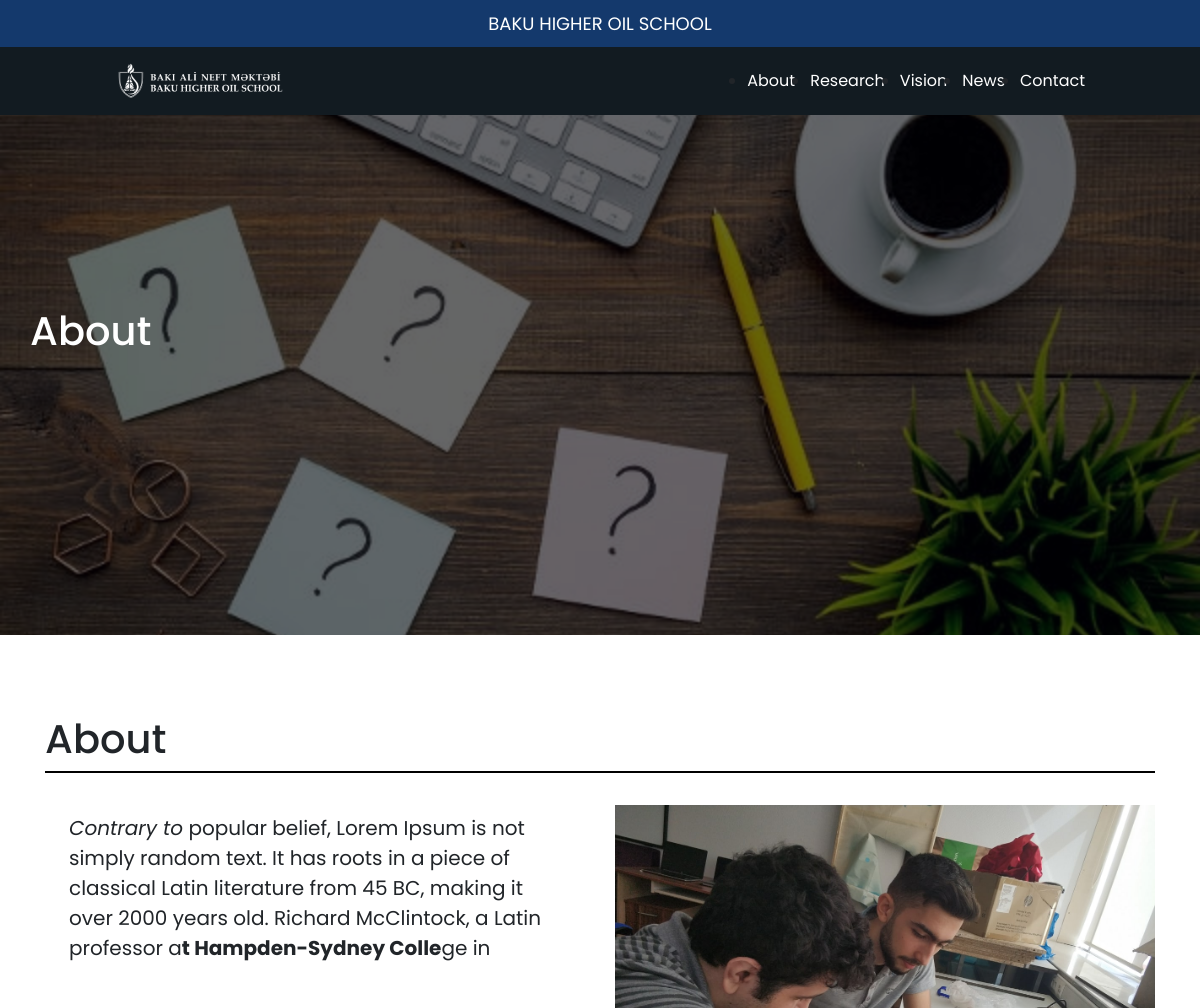
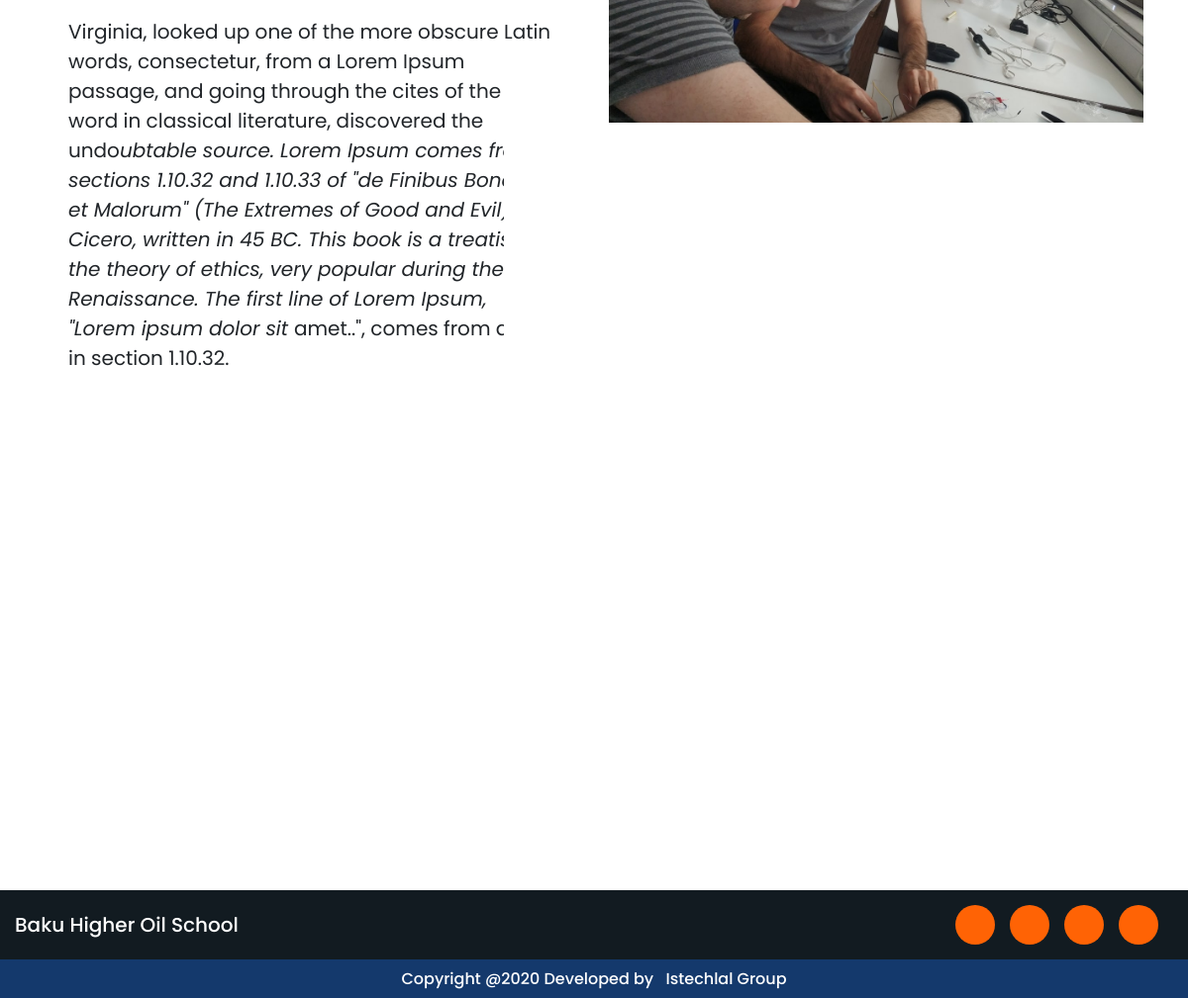
The page /about/ on the database its author committed (2 pictures, top to bottom).
### robotxapp/models.py (models this page shows, shortened)
class About(models.Model):
    head_statement = models.CharField(max_length = 60)
    thumbnail = models.ImageField(null=True, blank=True, upload_to='static/media/')
    about_content = RichTextField()
    about_image = models.ImageField(null=True, blank=True, upload_to='static/media/')
    faculty_content = RichTextField()
    partner_image1 =  models.ImageField(null=True, blank=True, upload_to='static/media/')
    partner_link1 = models.CharField(blank = True, max_length = 100)
    partner_image2 =  models.ImageField(null=True, blank=True, upload_to='static/media/')
    partner_link2 = models.CharField(blank = True, max_length = 100)
    partner_image3 =  models.ImageField(null=True, blank=True, upload_to='static/media/')
    partner_link3 = models.CharField(blank = True, max_length = 100)

### robotxapp/views.py (the view)
# urls.py: path('about/', AboutView.as_view(), name='about'),
class AboutView(TemplateView):
    def get(self, request, *args, **kwargs):
        template_name = 'about.html'
        context = {
            'social': Social.objects.all(),
			'about': About.objects.all(),
		}
        return render(request, template_name, context)

### templates/about.html (shortened to what this page needs)
{% extends 'base.html'%}
{% block content %}
    <main data-aos="fade-down">
        <section id="greeting" style="background-image: url({{about.0.thumbnail.url}});">
            <div class="container">
                <div class="title">
                    <div class="row">
                        <h1>{{about.0.head_statement}}</h2>
                    </div>
                </div>
            </div>
        </section>
        <section id="aboutus">
            <div class="container">
                <div class="header">
                    <h1>About</h1>
                </div>
                <div class="row">
                    <div class="col-lg-6">
                        <div class="content">
                            <p>{{about.0.about_content|safe}}</p>
                        </div>
                    </div>
                    <div class="col-lg-6">
                        <div class="image">
                            <img src="{{about.0.about_image.url}}" alt="">
                        </div>
                    </div>
                </div>
            </div>
        </section>
        <div class="container">
            <div class="about_line"></div>
        </div>
        <div id="accordion_about">
            <div class="container">
                <div class="row">
                    <div class="col-12">
                        <div class="accordion_item">
                            <div class="header">
                                <div class="row justify-content-between">
                                    <div class="col-2">
                                        <h2>Faculty</h2>
                                    </div>
                                    <div class="col-2 d-flex justify-content-cente align-items-center float-right">
                                        <div class="expand">
                                            <div class="icon"></div>
                                        </div>
                                    </div>
                                </div>
                            </div>
                        </div>
                    </div>
                    <div class="col-12">
                        <div class="accordion_item">
                            <div class="header">
                                <div class="row justify-content-between">
                                    <div class="col-2">
                                        <h2>Partners</h2>
                                    </div>
                                    <div class="col-2 d-flex justify-content-cente align-items-center float-right">
                                        <div class="expand">
                                            <div class="icon"></div>
                                        </div>
                                    </div>
                                </div>
                            </div>
                        </div>
                    </div>
                </div>
            </div>
        </div>
    </main>
{% endblock content%}

### static/css/style.css (style rules this page uses)
body { font-family: "Poppins", sans-serif; }
body #greeting { height: 65vh; background-size: cover; background-position: center center; background-repeat: no-repeat; position: relative; background-attachment: fixed; }
body #greeting .title { display: -webkit-box; display: -ms-flexbox; display: flex; height: 55vh; display: flex; -webkit-box-orient: vertical; -webkit-box-direction: normal; -ms-flex-direction: column; flex-direction: column; -webkit-box-pack: center; -ms-flex-pack: center; justify-content: center; position: relative; color: white; }
body #greeting .title .row { display: none; }
body #greeting::before { position: absolute; content: ''; width: 100%; height: 100%; top: 0; left: 0; background-color: #010006; opacity: .60; }
body #aboutus { padding-top: 80px; }
body #aboutus .header { border-bottom: 2px solid black; }
body #aboutus .content { padding: 1.5em; }
body #aboutus .content p { font-size: 20px; }
body #aboutus .image { margin-top: 2em; width: 100%; }
body #aboutus .image img { width: 100%; }
body .about_line { position: relative; margin-top: 50px; width: 100%; height: 5px; background-color: #ff6305; }
body #accordion_about { padding-top: 80px; padding-bottom: 80px; }
body #accordion_about .accordion_item { margin-bottom: 50px; }
body #accordion_about .accordion_item .header { border-bottom: 2px solid #ff6305; cursor: pointer; -webkit-box-orient: horizontal; -webkit-box-direction: normal; -ms-flex-direction: row; flex-direction: row; }
body #accordion_about .accordion_item .header .expand .icon { position: absolute; width: 20px; height: 3px; background-color: black; right: 25px; -webkit-transition: all 0.5s ease; transition: all 0.5s ease; }
body #accordion_about .accordion_item .header .expand .icon::after { position: absolute; content: ''; -webkit-transform: rotate(90deg); transform: rotate(90deg); width: 20px; height: 3px; background-color: black; -webkit-transition: all 0.5s ease; transition: all 0.5s ease; }

### rows shown on the page
About: thumbnail (picture), head_statement "About", about_content "Contrary to popular belief, Lorem Ipsum is not simply random text. It has roots in a piece of classical Latin literature from 45 BC, making it over 2000 years old. Richard McClintock, a Latin professor a t Hampden-Sydney Colle ge in Virginia, looked up one of the more obscure Latin words, consectetur, from a Lorem Ipsum passage, and going through the cites of the word in classical literature, discovered the undo ubtable source. Lorem Ipsum comes from sections 1.10.32 and 1.10.33 of \"de Finibus Bonorum et Malorum\" (The Extremes of Good and Evil) by Cicero, written in 45 BC. This book is a treatise on the theory of ethics, very popular during the Renaissance. The first line of Lorem Ipsum,…", about_image (picture)
